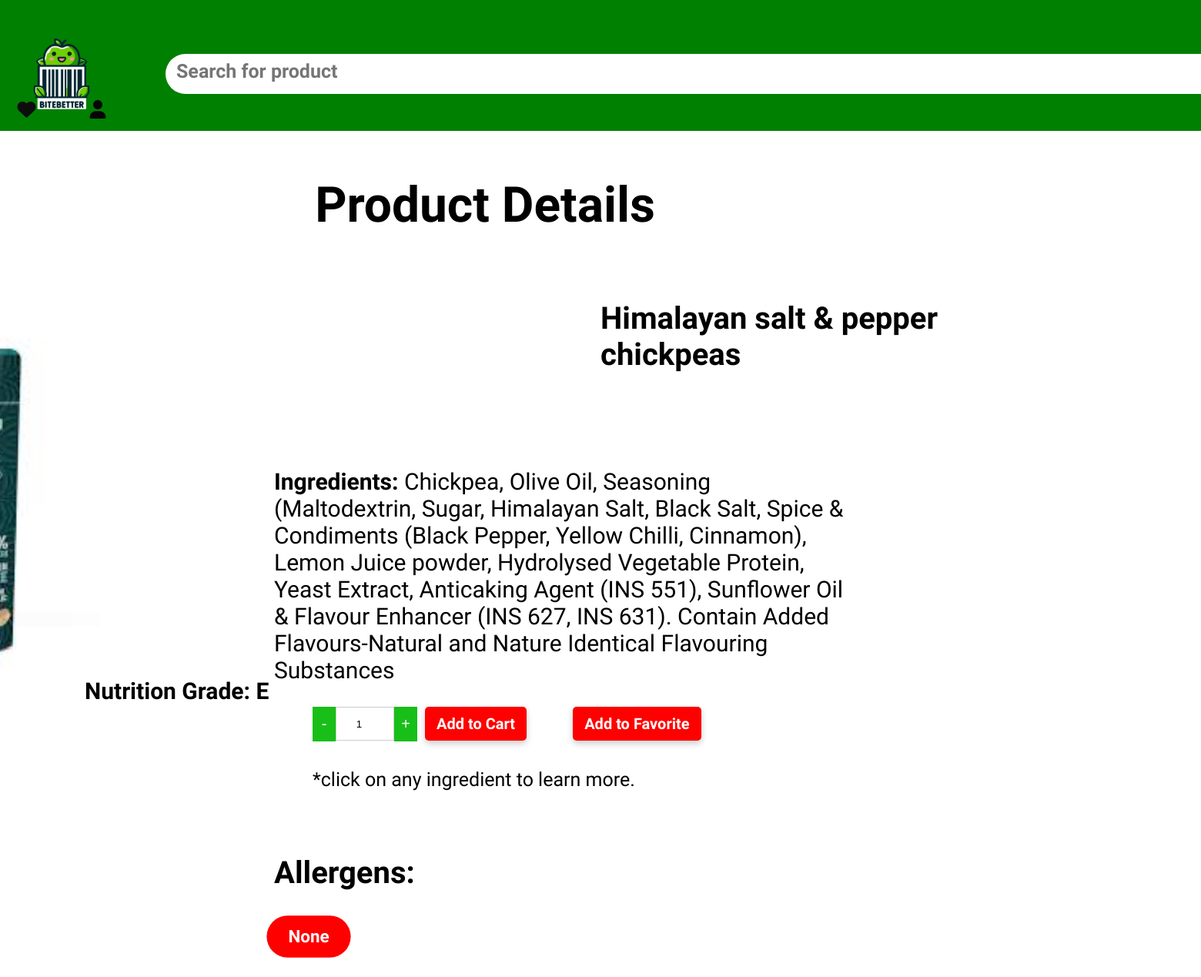
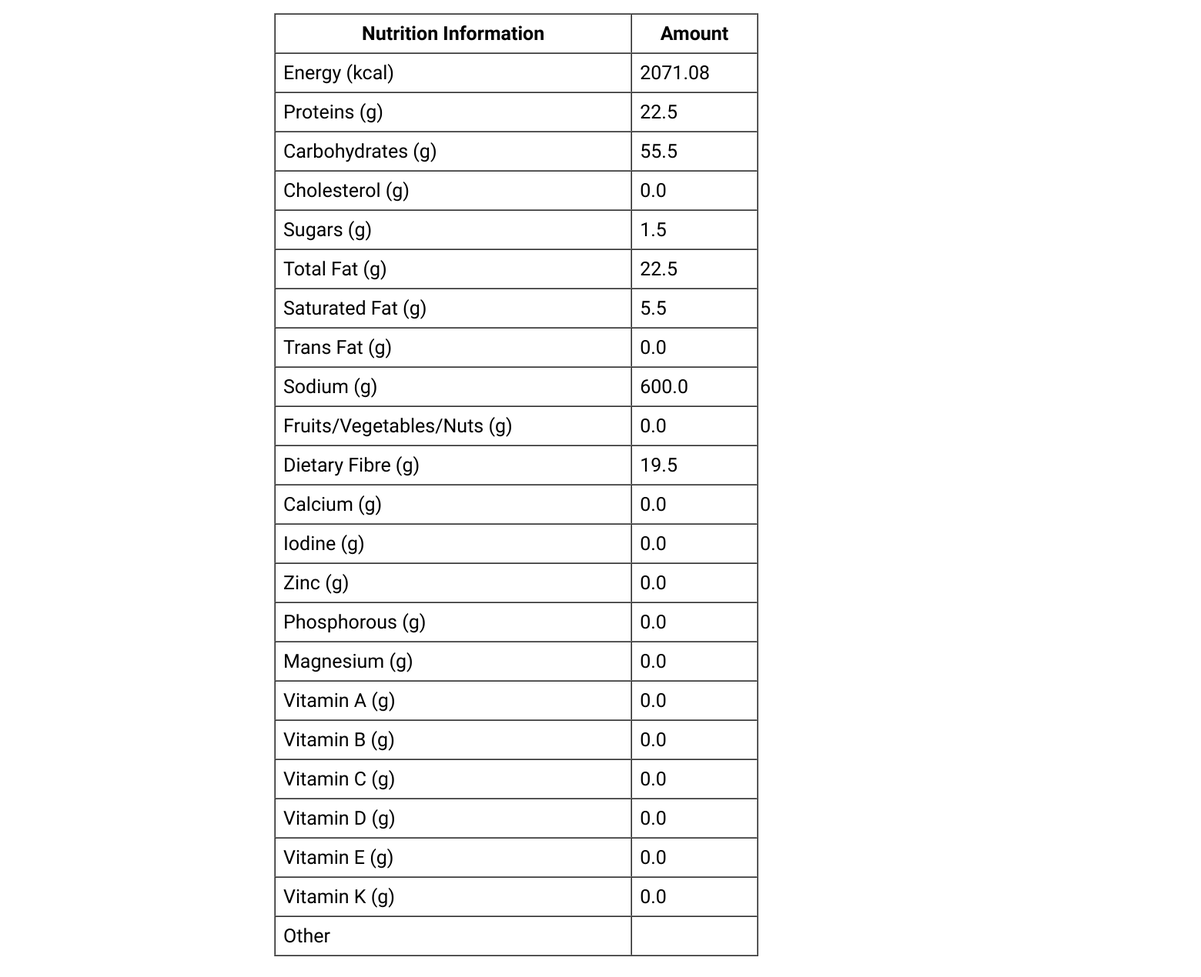
Screenshot of /product/10 with the database file from the repository (2 pictures, top to bottom).
### tables this page shows
CREATE TABLE Products (
            id INTEGER PRIMARY KEY AUTOINCREMENT,
            barcode_num TEXT UNIQUE,
            product_name TEXT,
            ingredients TEXT,
            energy REAL,
            proteins REAL,
            carbohydrates REAL,
            cholesterol REAL,
            sugars REAL,
            total_fat REAL,
            saturated_fat REAL,
            trans_fat REAL,
            sodium REAL,
            fruits_vegetables_nuts REAL,
            dietary_fibre REAL DEFAULT 0,
            allergens TEXT,
            nutrition_grade TEXT,
            calcium REAL DEFAULT 0,
            iodine REAL DEFAULT 0,
            zinc REAL DEFAULT 0,
            phosphorous REAL DEFAULT 0,
            magnesium REAL DEFAULT 0,
            vitamin_A REAL DEFAULT 0,
            vitamin_B REAL DEFAULT 0,
            vitamin_C REAL DEFAULT 0,
            vitamin_D REAL DEFAULT 0,
            vitamin_E REAL DEFAULT 0,
            vitamin_K REAL DEFAULT 0,
            other TEXT DEFAULT ''
        );

### app.py (the view)
@app.route('/product/<int:product_id>')
def product_info(product_id):
    product = get_product_by_id(product_id)
    if product:
        return render_template('product_info.html', product=product)
    else:
        return "Product not found", 404

### app.py (called while the page is built)
def get_product_by_id(product_id):
    conn = sqlite3.connect('product_information.db')
    cursor = conn.cursor()
    cursor.execute("SELECT * FROM products WHERE id = ?", (product_id,))
    product = cursor.fetchone()
    conn.close()
    return product

### templates/product_info.html (shortened to what this page needs)
<!DOCTYPE html>
<html lang="en">
<head>
    <link rel="stylesheet" href="{{ url_for('static', filename='style5.css') }}">
    <link rel="stylesheet" href="https://cdnjs.cloudflare.com/ajax/libs/font-awesome/6.5.1/css/all.min.css">
</head>
<body>
        <div class="nav">
            <a href="{{url_for('post_login_menu')}}"><div class="logo"></div></a>
            <div class="search-bar">
                <form method="POST" action="{{ url_for('search_product_by_name') }}">
                    <input type="text" name="product_name" class="search" placeholder="Search for product" required>
                </form>
            </div>
            <a href="{{ url_for('shopping_list') }}"></a>
            <a href="{{ url_for('fav_list') }}"><i class="fa-solid fa-heart" style="color: #0d0d0d;" id="wishlist"></i></a>
            <a href="{{ url_for('view_profile') }}"><i class="fa-solid fa-user" style="color: #050505;" id="user-profile"></i></a>
        </div>
        <h1>Product Details</h1>
    <div class="container">
        <div>
        <div class="product-image">
            {% if product[1] %}
                <img src="{{ url_for('static', filename='product_images/' + product[1] + '.jpg') }}"
                     alt="{{ product[1] }}"
                     style="width: 500px; height: auto;">
            {% endif %}
        </div>
        <p class="ingredients"><strong>Ingredients: </strong>
            {% for ingredient in product[3].split(',') %}
              <a href="https://en.wikipedia.org/wiki/{{ ingredient.strip() }}" target="_blank" class="ingredient-link">{{ ingredient.strip() }}</a>{% if not loop.last %}, {% endif %}
            {% endfor %}
          </p>
        <div class="buttons">
            <form method="POST" action="{{ url_for('add_to_shopping_list_view') }}" class="cart-button">
                <div class="quantity-control">
                    <button type="button" class="quantity-btn minus">-</button>
                    <input type="number" name="quantity" value="1" required min="1" class="quantity-input">
                    <button type="button" class="quantity-btn plus">+</button>
                    <button type="submit" class="btn">Add to Cart</button>
                </div>
            </form>
            <form method="POST" action="{{ url_for('add_to_favorite') }}" class="fav-button">
                <div class="quantity-control">
                    <button type="submit" class="btn">Add to Favorite</button>
                </div>
            </form>
        </div>
        <p class="extra">*click on any ingredient to learn more.</p>
        <p class="name">{{ product[2] }}</p>
        <p class="nutri">
            Nutrition Grade: {{ product[16] }}</p><br>
        <div class="product-info">
            <p class="allergen">Allergens:</p>
            <div class="allergens">
                {% for allergen in product[15].split(',') %}
                    <span class="allergen-bubble">{{ allergen }}</span>
                {% endfor %}
            </div>
                <table border="1" cellpadding="10" cellspacing="0">
                    <thead>
                        <tr>
                            <th><strong class="ch">Nutrition Information</strong></th>
                            <th><strong class="ch">Amount</strong></th>
                        </tr>
                    </thead>
                    <tbody>
                        <tr>
                            <td>Energy (kcal)</td>
                            <td>{{ product[4] }}</td>
                        </tr>
                        <tr>
                            <td>Proteins (g)</td>
                            <td>{{ product[5] }}</td>
                        </tr>
                        <tr>
                            <td>Carbohydrates (g)</td>
                            <td>{{ product[6] }}</td>
                        </tr>
                        <tr>
                            <td>Cholesterol (g)</td>
                            <td>{{ product[7] }}</td>
                        </tr>
                        <tr>
                            <td>Sugars (g)</td>
                            <td>{{ product[8] }}</td>
                        </tr>
                        <tr>
                            <td>Total Fat (g)</td>
                            <td>{{ product[9] }}</td>
                        </tr>
                        <tr>
                            <td>Saturated Fat (g)</td>
                            <td>{{ product[10] }}</td>
                        </tr>
                        <tr>
                            <td>Trans Fat (g)</td>
                            <td>{{ product[11] }}</td>
                        </tr>
                        <tr>
                            <td>Sodium (g)</td>
                            <td>{{ product[12] }}</td>
                        </tr>
                        <tr>
                            <td>Fruits/Vegetables/Nuts (g)</td>
                            <td>{{ product[13] }}</td>
                        </tr>
                        <tr>
                            <td>Dietary Fibre (g)</td>
                            <td>{{ product[14] }}</td>
                        </tr>
                        <tr>
                            <td>Calcium (g)</td>
                            <td>{{ product[17] }}</td>
                        </tr>
                        <tr>
                            <td>Iodine (g)</td>
                            <td>{{ product[18] }}</td>
                        </tr>
                        <tr>
                            <td>Zinc (g)</td>
                            <td>{{ product[19] }}</td>
                        </tr>
                        <tr>
                            <td>Phosphorous (g)</td>
                            <td>{{ product[20] }}</td>
                        </tr>
                        <tr>
                            <td>Magnesium (g)</td>
                            <td>{{ product[21] }}</td>
                        </tr>
                        <tr>
                            <td>Vitamin A (g)</td>
                            <td>{{ product[22] }}</td>
                        </tr>
                        <tr>
                            <td>Vitamin B (g)</td>
                            <td>{{ product[23] }}</td>
                        </tr>
                        <tr>
                            <td>Vitamin C (g)</td>
                            <td>{{ product[24] }}</td>
                        </tr>
                        <tr>
                            <td>Vitamin D (g)</td>
                            <td>{{ product[25] }}</td>
                        </tr>
                        <tr>
                            <td>Vitamin E (g)</td>
                            <td>{{ product[26] }}</td>
                        </tr>
                        <tr>
                            <td>Vitamin K (g)</td>
                            <td>{{ product[27] }}</td>
                        </tr>
                        <tr>
                            <td>Other</td>
                            <td>{{ product[28] }}</td>
                        </tr>
                    </tbody>
                </table>
    </div>
</body>
</html>

### static/style5.css (style rules this page uses)
.nav { position: relative; }
#cart, #wishlist, #user-profile { position: relative; top: -30px; display: inline-block; height: 50px; width: 50px; transform: scale(1.5, 1.5); }
#wishlist { margin-left: 35px; }
#user-profile { margin-left: 40px; }
h1 { font-family: 'Baloo Da 2'; font-style: normal; font-weight: 700; font-size: 64px; line-height: 108px; margin-left:-300px; color: #000000; }
img { margin-left:-1800px; }
.nutri { position: absolute; width: 350px; height: 153px; left: 110px; top: 850px; font-family: 'Baloo Da 2'; font-size: 30px; font-weight: 700; }
.name { position: absolute; width: 507px; height: 67px; left: 780px; top: 350px; font-family: 'Baloo Da 2'; font-style: normal; font-weight: 400; font-size: 40px; font-weight: 700; color: #000000; }
.product-info { margin-left: 200px; }
.allergen { color: black; font-family: 'Baloo Da 2'; font-size: 40px; font-weight: 700; }
.ingredients { margin-top: -300px; font-size: 30px; margin-left: 200px; font-family: 'Baloo Da 2'; width:60% }
table { width:60%; }
.ch { font-family: 'Baloo Da 2'; font-size: 25px; }
td { font-family: 'Baloo Da 2'; font-size: 25px; }
.buttons { display: flex; flex-direction: row; margin-left: 250px; }
.quantity-control { display: flex; align-items: center; margin-bottom: 10px; }
.quantity-btn { background-color: rgb(24, 191, 24); color: white; border: none; width: 30px; height: 45px; cursor: pointer; font-size: 20px; transition: background-color 0.3s ease; }
.quantity-input { width: 70px; text-align: center; margin: 0; border: 1px solid #ccc; height: 40px; }
.btn { background-color:red; color: white; border: none; border-radius: 5px; padding: 10px 15px; cursor: pointer; transition: background-color 0.3s ease; font-size: 20px; font-weight: bold; box-shadow: 0 4px 8px rgba(0, 0, 0, 0.2); margin-right: 50px; font-family: 'Baloo Da 2'; margin-left: 10px; }
.logo { background-image: url('/static/logo1.png'); background-size: cover; background-repeat: no-repeat; width: 200px; height:200px; margin-top:0px; margin-left:-20px; transform: scale(0.8,0.8); }
.nav { height:170px; width:100%; background-color:green; }
.search::placeholder { padding: 12px; font-size: 25px; font-family: 'Baloo Da 2'; border: none; font-weight: 700; }
.search { display:flex; width:1470px; height:50px; border:none; border-top-left-radius: 40px; border-bottom-left-radius:40px; border-radius: 40px; margin-top: -130px; margin-left: 215px; }
.extra { margin-left: 250px; font-family: 'Baloo Da 2'; font-size: 25px; }
.ingredient-link { text-decoration: none; color: black; }
.product-image img { max-width: 100%; height: auto; }

### templates/product_info.html (style rules this page uses)
body { background-color: white; margin: 0; padding: 0; }
.container { width: 80%; margin: 20px auto; display: flex; flex-direction: column; padding: 20px; }
h1 { text-align: center; }
.product-image { margin-top: 20px; text-align: center; }
.allergens { display: flex; flex-wrap: wrap; gap: 70px; }
.allergen-bubble { background-color: red; color: white; padding: 10px 20px; border-radius: 20px; font-weight: bold; display: inline-block; font-family: 'Baloo Da 2'; transform: scale(1.4,1.4); margin-left: 6px; margin-bottom: 50px; }

### rows the page displays
Products: barcode_num (picture), product_name "Himalayan salt & pepper chickpeas", nutrition_grade "E", allergens "None", energy "2071.08", proteins "22.5", carbohydrates "55.5", cholesterol "0.0", sugars "1.5", total_fat "22.5", saturated_fat "5.5", trans_fat "0.0", sodium "600.0", fruits_vegetables_nuts "0.0", dietary_fibre "19.5", calcium "0.0", iodine "0.0", zinc "0.0", phosphorous "0.0", magnesium "0.0", vitamin_A "0.0", vitamin_B "0.0", vitamin_C "0.0", vitamin_D "0.0", vitamin_E "0.0", vitamin_K "0.0"

### other values shown
{{ ingredient.strip() }} "Chickpea" "Olive Oil" "Seasoning (Maltodextrin" "Sugar" "Himalayan Salt" "Black Salt" "Spice & Condiments (Black Pepper" "Yellow Chilli" "Cinnamon)" "Lemon Juice powder" "Hydrolysed Vegetable Protein" "Yeast Extract" "Anticaking Agent (INS 551)" "Sunflower Oil & Flavour Enhancer (INS 627" "INS 631). Contain Added Flavours-Natural and Nature Identical Flavouring Substances"
